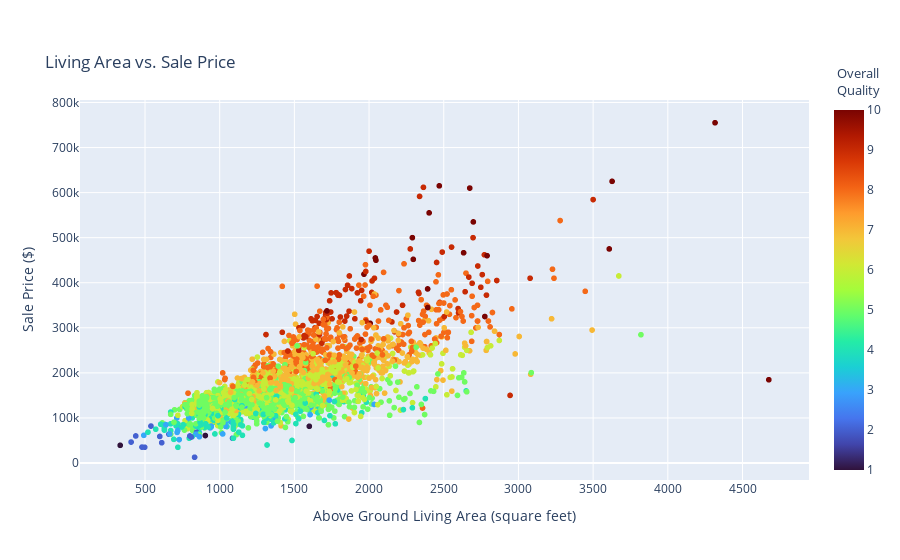

The notebook cell saved with this chart:
### Markdown cell above
### Visualize highest correlated varaibles with sale price

### Code cell
fig = px.scatter(housing, x= 'GrLivArea', y = 'SalePrice', color = 'OverallQual',
                 title='Living Area vs. Sale Price',
                 labels={'GrLivArea': 'Above Ground Living Area (square feet)', 
                         'SalePrice': 'Sale Price ($)',
                        'OverallQual': ''},
                hover_data= ['SaleCondition'],
                 color_continuous_scale='Turbo')

fig.update_layout(
    title=dict(y=0.9))

# Add custom annotation for the legend title
fig.add_annotation(
    x=1.1,  # Adjust the x position as needed
    y=1.1,  # Adjust the y position as needed
    text="Overall<br>Quality",  # Custom legend title with line break
    showarrow=False,
    xref="paper",
    yref="paper",
    align="left",
    font=dict(size=13)
)


fig.show()

fig.write_image("images/sqft_price.png")

### Figure 1 — Plotly figure (JSON) as saved in the notebook; plotly's stock layout.template omitted (floating-point values rounded to 4 significant figures; data arrays with more than 128 entries replaced by an {"elided": "..."} marker saying what was removed)
{"data": [{"customdata": {"elided": "2579x1 str values"}, "hovertemplate": "Above Ground Living Area (square feet)=%{x}<br>Sale Price ($)=%{y}<br>SaleCondition=%{customdata[0]}<br>=%{marker.color}<extra></extra>", "legendgroup": "", "marker": {"color": {"elided": "2579 int values"}, "coloraxis": "coloraxis", "symbol": "circle"}, "mode": "markers", "name": "", "showlegend": false, "type": "scattergl", "x": {"elided": "2579 int values"}, "xaxis": "x", "y": {"elided": "2579 int values"}, "yaxis": "y"}], "layout": {"annotations": [{"align": "left", "font": {"size": 13}, "showarrow": false, "text": "Overall<br>Quality", "x": 1.1, "xref": "paper", "y": 1.1, "yref": "paper"}], "coloraxis": {"colorbar": {"title": {"text": ""}}, "colorscale": [[0, "#30123b"], [0.07143, "#4145ab"], [0.1429, "#4675ed"], [0.2143, "#39a2fc"], [0.2857, "#1bcfd4"], [0.3571, "#24eca6"], [0.4286, "#61fc6c"], [0.5, "#a4fc3b"], [0.5714, "#d1e834"], [0.6429, "#f3c63a"], [0.7143, "#fe9b2d"], [0.7857, "#f36315"], [0.8571, "#d93806"], [0.9286, "#b11901"], [1, "#7a0402"]]}, "legend": {"tracegroupgap": 0}, "title": {"text": "Living Area vs. Sale Price", "y": 0.9}, "xaxis": {"anchor": "y", "domain": [0, 1], "title": {"text": "Above Ground Living Area (square feet)"}}, "yaxis": {"anchor": "x", "domain": [0, 1], "title": {"text": "Sale Price ($)"}}}}
